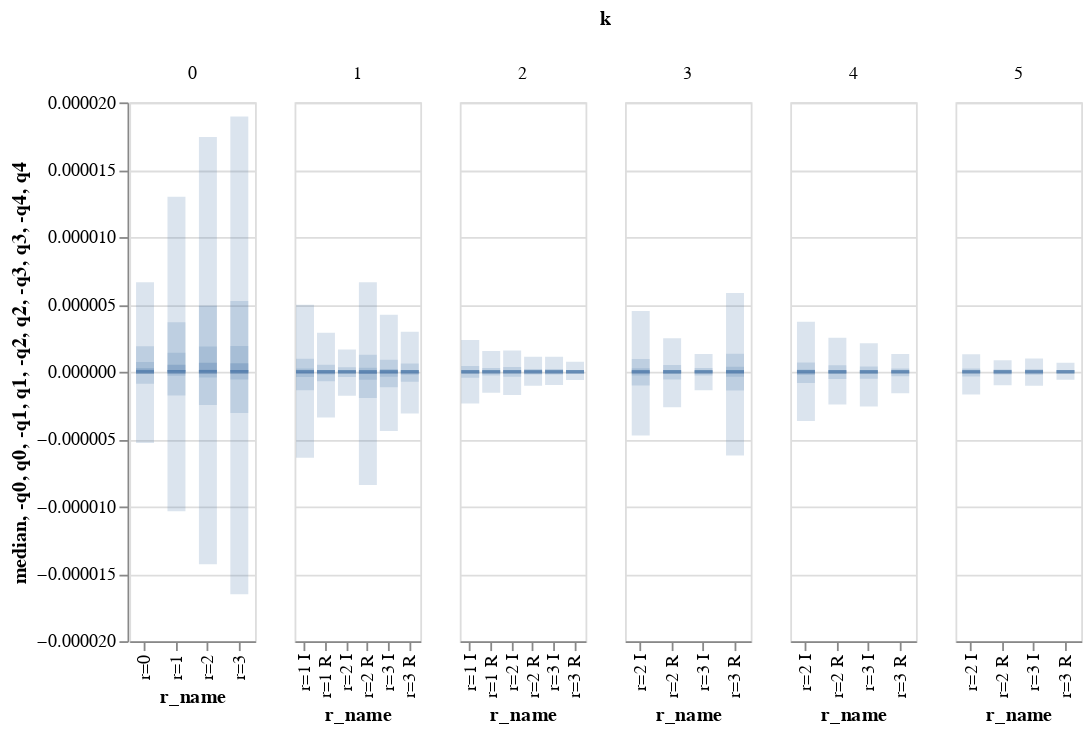

Notebook cell for this chart:
### Code cell
weights_grad = [w.grad for w in weights]
base.plot_weights_dist(weights_grad, complex_norm=False).interactive()

### Figure 1 — Vega-Lite specification as saved in the notebook (floating-point values rounded to 4 significant figures)
{"config": {"view": {"continuousWidth": 400, "continuousHeight": 300}}, "data": {"name": "data-be8537a5ab38ed45e5cfd60fc8d863f5"}, "facet": {"column": {"type": "quantitative", "field": "k"}}, "spec": {"layer": [{"mark": {"type": "tick", "thickness": 2, "width": 10, "xOffset": 0}, "encoding": {"x": {"type": "nominal", "field": "r_name"}, "y": {"type": "quantitative", "field": "median"}}, "selection": {"selector001": {"type": "interval", "bind": "scales", "encodings": ["x", "y"]}}, "width": 70}, {"mark": {"type": "bar", "opacity": 0.2, "width": 10, "xOffset": 0}, "encoding": {"x": {"type": "nominal", "field": "r_name"}, "y": {"type": "quantitative", "field": "-q0"}, "y2": {"field": "q0"}}, "width": 70}, {"mark": {"type": "bar", "opacity": 0.2, "width": 10, "xOffset": 0}, "encoding": {"x": {"type": "nominal", "field": "r_name"}, "y": {"type": "quantitative", "field": "-q1"}, "y2": {"field": "q1"}}, "width": 70}, {"mark": {"type": "bar", "opacity": 0.2, "width": 10, "xOffset": 0}, "encoding": {"x": {"type": "nominal", "field": "r_name"}, "y": {"type": "quantitative", "field": "-q2"}, "y2": {"field": "q2"}}, "width": 70}, {"mark": {"type": "bar", "opacity": 0.3, "width": 10, "xOffset": 0}, "encoding": {"x": {"type": "nominal", "field": "r_name"}, "y": {"type": "quantitative", "field": "-q3"}, "y2": {"field": "q3"}}, "width": 70}, {"mark": {"type": "bar", "opacity": 0.3, "width": 10, "xOffset": 0}, "encoding": {"x": {"type": "nominal", "field": "r_name"}, "y": {"type": "quantitative", "field": "-q4"}, "y2": {"field": "q4"}}, "width": 70}]}, "resolve": {"scale": {"x": "independent"}}, "$schema": "https://vega.github.io/schema/vega-lite/v4.8.1.json", "datasets": {"data-be8537a5ab38ed45e5cfd60fc8d863f5": [{"r_name": "r=0 ", "name": "k=0 r=0 ", "k": 0, "r": 0, "median": 2.529e-10, "q0": 6.646e-06, "-q0": -5.281e-06, "q1": 1.887e-06, "-q1": -8.948e-07, "q2": 7.193e-07, "-q2": -1.558e-07, "q3": 2.589e-07, "-q3": -4.175e-09, "q4": 6.279e-08, "-q4": 0.0}, {"r_name": "r=1 ", "name": "k=0 r=1 ", "k": 0, "r": 1, "median": 9.577e-10, "q0": 1.298e-05, "-q0": -1.036e-05, "q1": 3.672e-06, "-q1": -1.755e-06, "q2": 1.407e-06, "-q2": -2.985e-07, "q3": 5.134e-07, "-q3": -6.067e-09, "q4": 1.282e-07, "-q4": 0.0}, {"r_name": "r=2 ", "name": "k=0 r=2 ", "k": 0, "r": 2, "median": 3.4e-10, "q0": 1.742e-05, "-q0": -1.429e-05, "q1": 4.91e-06, "-q1": -2.458e-06, "q2": 1.885e-06, "-q2": -4.33e-07, "q3": 6.654e-07, "-q3": -1.25e-08, "q4": 1.578e-07, "-q4": 0.0}, {"r_name": "r=3 ", "name": "k=0 r=3 ", "k": 0, "r": 3, "median": 0.0, "q0": 1.894e-05, "-q0": -1.651e-05, "q1": 5.252e-06, "-q1": -3.054e-06, "q2": 1.921e-06, "-q2": -5.752e-07, "q3": 6.261e-07, "-q3": -3.228e-08, "q4": 1.286e-07, "-q4": 0.0}, {"r_name": "r=1 R", "name": "k=1 r=1 R", "k": 1, "r": 1, "median": 0.0, "q0": 2.889e-06, "-q0": -3.403e-06, "q1": 5.288e-07, "-q1": -7.006e-07, "q2": 1.307e-07, "-q2": -2.01e-07, "q3": 2.009e-08, "-q3": -4.86e-08, "q4": 0.0, "-q4": -3.101e-09}, {"r_name": "r=1 I", "name": "k=1 r=1 I", "k": 1, "r": 1, "median": 0.0, "q0": 4.969e-06, "-q0": -6.382e-06, "q1": 9.609e-07, "-q1": -1.368e-06, "q2": 2.43e-07, "-q2": -3.969e-07, "q3": 3.777e-08, "-q3": -9.294e-08, "q4": 0.0, "-q4": -5.822e-09}, {"r_name": "r=2 R", "name": "k=1 r=2 R", "k": 1, "r": 2, "median": 0.0, "q0": 6.64e-06, "-q0": -8.399e-06, "q1": 1.267e-06, "-q1": -1.949e-06, "q2": 2.962e-07, "-q2": -5.906e-07, "q3": 4.01e-08, "-q3": -1.563e-07, "q4": 0.0, "-q4": -1.263e-08}, {"r_name": "r=2 I", "name": "k=1 r=2 I", "k": 1, "r": 2, "median": 0.0, "q0": 1.658e-06, "-q0": -1.789e-06, "q1": 3.405e-07, "-q1": -3.872e-07, "q2": 8.053e-08, "-q2": -1.088e-07, "q3": 1.4e-08, "-q3": -2.371e-08, "q4": 1.464e-12, "-q4": -1.094e-09}, {"r_name": "r=3 R", "name": "k=1 r=3 R", "k": 1, "r": 3, "median": 0.0, "q0": 2.98e-06, "-q0": -3.092e-06, "q1": 6.097e-07, "-q1": -7.472e-07, "q2": 1.395e-07, "-q2": -2.298e-07, "q3": 2.02e-08, "-q3": -5.635e-08, "q4": 0.0, "-q4": -4.983e-09}, {"r_name": "r=3 I", "name": "k=1 r=3 I", "k": 1, "r": 3, "median": 0.0, "q0": 4.228e-06, "-q0": -4.406e-06, "q1": 8.84e-07, "-q1": -1.152e-06, "q2": 2e-07, "-q2": -3.757e-07, "q3": 2.629e-08, "-q3": -1.025e-07, "q4": 0.0, "-q4": -1.007e-08}, {"r_name": "r=1 R", "name": "k=2 r=1 R", "k": 2, "r": 1, "median": 0.0, "q0": 1.549e-06, "-q0": -1.563e-06, "q1": 2.749e-07, "-q1": -2.846e-07, "q2": 6.766e-08, "-q2": -7.946e-08, "q3": 1.208e-08, "-q3": -1.769e-08, "q4": 9.992e-12, "-q4": -7.158e-10}, {"r_name": "r=1 I", "name": "k=2 r=1 I", "k": 2, "r": 1, "median": 0.0, "q0": 2.356e-06, "-q0": -2.36e-06, "q1": 4.249e-07, "-q1": -4.51e-07, "q2": 1.046e-07, "-q2": -1.236e-07, "q3": 1.872e-08, "-q3": -2.691e-08, "q4": 6.307e-11, "-q4": -8.849e-10}, {"r_name": "r=2 R", "name": "k=2 r=2 R", "k": 2, "r": 2, "median": 0.0, "q0": 1.118e-06, "-q0": -1.034e-06, "q1": 2.136e-07, "-q1": -2.057e-07, "q2": 6.22e-08, "-q2": -4.992e-08, "q3": 1.564e-08, "-q3": -8.482e-09, "q4": 6.622e-10, "-q4": -2.117e-11}, {"r_name": "r=2 I", "name": "k=2 r=2 I", "k": 2, "r": 2, "median": 0.0, "q0": 1.584e-06, "-q0": -1.723e-06, "q1": 3.484e-07, "-q1": -3.674e-07, "q2": 1.047e-07, "-q2": -8.667e-08, "q3": 2.743e-08, "-q3": -1.272e-08, "q4": 1.709e-09, "-q4": 0.0}, {"r_name": "r=3 R", "name": "k=2 r=3 R", "k": 2, "r": 3, "median": 0.0, "q0": 7.379e-07, "-q0": -6.036e-07, "q1": 1.383e-07, "-q1": -1.267e-07, "q2": 3.213e-08, "-q2": -3.482e-08, "q3": 5.421e-09, "-q3": -7.238e-09, "q4": 4.158e-12, "-q4": -2.759e-10}, {"r_name": "r=3 I", "name": "k=2 r=3 I", "k": 2, "r": 3, "median": 0.0, "q0": 1.116e-06, "-q0": -9.882e-07, "q1": 2.104e-07, "-q1": -1.933e-07, "q2": 5.133e-08, "-q2": -5.348e-08, "q3": 9.939e-09, "-q3": -1.205e-08, "q4": 2.493e-11, "-q4": -4.578e-10}, {"r_name": "r=2 R", "name": "k=3 r=2 R", "k": 3, "r": 2, "median": 0.0, "q0": 2.488e-06, "-q0": -2.636e-06, "q1": 5.073e-07, "-q1": -5.738e-07, "q2": 1.229e-07, "-q2": -1.477e-07, "q3": 2.151e-08, "-q3": -2.976e-08, "q4": 1.086e-10, "-q4": -6.425e-10}, {"r_name": "r=2 I", "name": "k=3 r=2 I", "k": 3, "r": 2, "median": 0.0, "q0": 4.512e-06, "-q0": -4.738e-06, "q1": 9.512e-07, "-q1": -1.023e-06, "q2": 2.538e-07, "-q2": -2.708e-07, "q3": 5.344e-08, "-q3": -5.036e-08, "q4": 8.659e-10, "-q4": -3.952e-10}, {"r_name": "r=3 R", "name": "k=3 r=3 R", "k": 3, "r": 3, "median": 0.0, "q0": 5.84e-06, "-q0": -6.215e-06, "q1": 1.341e-06, "-q1": -1.383e-06, "q2": 3.778e-07, "-q2": -3.752e-07, "q3": 8.202e-08, "-q3": -6.904e-08, "q4": 1.423e-09, "-q4": -5.349e-10}, {"r_name": "r=3 I", "name": "k=3 r=3 I", "k": 3, "r": 3, "median": 0.0, "q0": 1.319e-06, "-q0": -1.377e-06, "q1": 2.79e-07, "-q1": -2.744e-07, "q2": 6.877e-08, "-q2": -6.728e-08, "q3": 1.26e-08, "-q3": -1.299e-08, "q4": 7.509e-11, "-q4": -1.94e-10}, {"r_name": "r=2 R", "name": "k=4 r=2 R", "k": 4, "r": 2, "median": 0.0, "q0": 2.529e-06, "-q0": -2.427e-06, "q1": 4.902e-07, "-q1": -5.283e-07, "q2": 1.145e-07, "-q2": -1.438e-07, "q3": 2.008e-08, "-q3": -2.99e-08, "q4": 3.601e-11, "-q4": -7.075e-10}, {"r_name": "r=2 I", "name": "k=4 r=2 I", "k": 4, "r": 2, "median": 0.0, "q0": 3.705e-06, "-q0": -3.66e-06, "q1": 6.9e-07, "-q1": -8.283e-07, "q2": 1.66e-07, "-q2": -2.353e-07, "q3": 2.778e-08, "-q3": -5.139e-08, "q4": 9.226e-12, "-q4": -1.764e-09}, {"r_name": "r=3 R", "name": "k=4 r=3 R", "k": 4, "r": 3, "median": 0.0, "q0": 1.328e-06, "-q0": -1.597e-06, "q1": 2.454e-07, "-q1": -3.297e-07, "q2": 5.599e-08, "-q2": -8.916e-08, "q3": 1.04e-08, "-q3": -1.97e-08, "q4": 8.683e-12, "-q4": -6.99e-10}, {"r_name": "r=3 I", "name": "k=4 r=3 I", "k": 4, "r": 3, "median": 0.0, "q0": 2.124e-06, "-q0": -2.587e-06, "q1": 3.898e-07, "-q1": -5.161e-07, "q2": 9.127e-08, "-q2": -1.411e-07, "q3": 1.563e-08, "-q3": -3.158e-08, "q4": 0.0, "-q4": -1.938e-09}, {"r_name": "r=2 R", "name": "k=5 r=2 R", "k": 5, "r": 2, "median": 0.0, "q0": 8.639e-07, "-q0": -1.009e-06, "q1": 1.72e-07, "-q1": -2.049e-07, "q2": 4.441e-08, "-q2": -4.992e-08, "q3": 8.576e-09, "-q3": -9.809e-09, "q4": 5.549e-11, "-q4": -1.842e-10}, {"r_name": "r=2 I", "name": "k=5 r=2 I", "k": 5, "r": 2, "median": 0.0, "q0": 1.302e-06, "-q0": -1.68e-06, "q1": 2.398e-07, "-q1": -3.602e-07, "q2": 6.541e-08, "-q2": -9.277e-08, "q3": 1.307e-08, "-q3": -1.824e-08, "q4": 7.11e-11, "-q4": -4.145e-10}, {"r_name": "r=3 R", "name": "k=5 r=3 R", "k": 5, "r": 3, "median": 0.0, "q0": 6.712e-07, "-q0": -5.952e-07, "q1": 1.308e-07, "-q1": -1.139e-07, "q2": 3.671e-08, "-q2": -2.795e-08, "q3": 8.215e-09, "-q3": -5.057e-09, "q4": 2.733e-10, "-q4": -6.738e-12}, {"r_name": "r=3 I", "name": "k=5 r=3 I", "k": 5, "r": 3, "median": 0.0, "q0": 9.945e-07, "-q0": -1.035e-06, "q1": 1.899e-07, "-q1": -2.123e-07, "q2": 4.87e-08, "-q2": -5.401e-08, "q3": 1.017e-08, "-q3": -1.188e-08, "q4": 1.355e-10, "-q4": -1.607e-10}]}}
